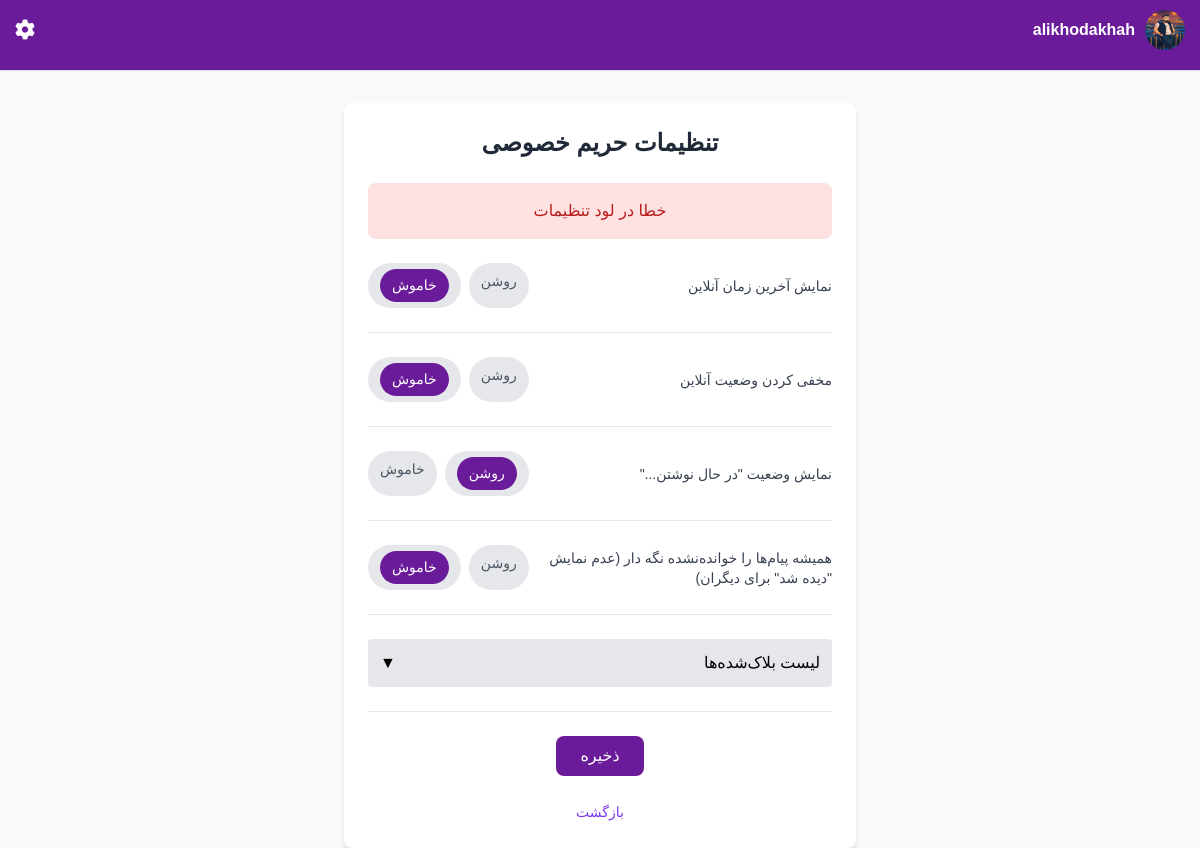
The app's page /settings/ (signed in) with its own data.
### accounts/models.py (models this page shows, shortened)
class User(AbstractUser):
    last_seen = models.DateTimeField(null=True, blank=True)
    phone_regex = RegexValidator(
        regex=r'^\+98[0-9]{10}$',
        message="شماره تلفن باید با +98 شروع شده و شامل ۱۰ رقم بعدی باشد."
    )
    phone = models.CharField(
        max_length=13,
        unique=True,
        validators=[phone_regex],
        help_text="شماره تماس باید به فرمت +989123456789 باشد."
    )
    email_regex = RegexValidator(
        regex=r'^[a-zA-Z][a-zA-Z0-9_.]*@gmail\.com$',
        message="ایمیل باید با حروف انگلیسی شروع شده و دامنه @gmail.com داشته باشد."
    )
    email = models.EmailField(
        unique=True,
        validators=[email_regex],
        blank=True,
        null=True
    )
    username_regex = RegexValidator(
        regex=r'^[a-zA-Z][a-zA-Z0-9_.]*$',
        message="نام کاربری باید با حروف انگلیسی شروع شود و فقط شامل حروف، اعداد، نقطه و آندرلاین باشد."
    )
    username = models.CharField(
        max_length=50,
        unique=True,
        validators=[username_regex],
        blank=True,
        null=True,
        help_text="نام کاربری باید با حروف انگلیسی شروع شده و شامل اعداد، نقطه و آندرلاین باشد."
    )
    profile_photo = models.ImageField(
        upload_to='profile_pics/',
        default='profile_pics/person.png',
        null=True, blank=True,
        help_text="تصویر پروفایل خود را انتخاب کنید"
    )
    groups = models.ManyToManyField(Group, related_name="custom_user_set", blank=True)
    user_permissions = models.ManyToManyField(Permission, related_name="custom_user_permissions_set", blank=True)
    USERNAME_FIELD = 'phone'  # ورود با شماره تلفن
    REQUIRED_FIELDS = ['username', 'email']  # فیلدهای ضروری برای ثبت نام

### chatbox/views.py (the view)
# urls.py: path('settings/', views.settings, name='settings'),
@login_required
def settings(request):
    if not hasattr(request.user, 'settings'):
        Settings.objects.create(user=request.user)
    blocked_users = BlockedUser.objects.filter(blocker=request.user).select_related('blocked')
    return render(request, "chatbox/settings.html", {
        'settings': request.user.settings,
        'current_user': request.user,
        'blocked_users': blocked_users,
    })

### chatbox/templates/chatbox/settings.html (shortened to what this page needs)
{% extends 'chatbox/base.html' %}
{% block extra_head %}
<link href="https://cdn.jsdelivr.net/npm/tailwindcss@2.2.19/dist/tailwind.min.css" rel="stylesheet">
<link href="https://cdn.fontcdn.ir/v1.0.0/Vazir.css" rel="stylesheet">
{% endblock %}
{% block content %}
<div class="max-w-lg mx-auto p-6 bg-white rounded-lg shadow-md mt-8">
    <h2 class="text-2xl font-bold text-gray-800 mb-6 text-center">تنظیمات حریم خصوصی</h2>
    <div id="message" class="hidden mb-6 p-4 rounded-lg text-center"></div>
    <form method="POST" id="settings-form">
        <div class="setting-field flex items-center justify-between">
            <label class="text-gray-700 text-sm font-medium">نمایش آخرین زمان آنلاین</label>
            <div class="flex space-x-2 space-x-reverse">
                <label class="radio-label">
                    <span>روشن</span>
                </label>
                <label class="radio-label">
                    <span>خاموش</span>
                </label>
            </div>
        </div>
        <div class="setting-field flex items-center justify-between">
            <label class="text-gray-700 text-sm font-medium">مخفی کردن وضعیت آنلاین</label>
            <div class="flex space-x-2 space-x-reverse">
                <label class="radio-label">
                    <span>روشن</span>
                </label>
                <label class="radio-label">
                    <span>خاموش</span>
                </label>
            </div>
        </div>
        <div class="setting-field flex items-center justify-between">
            <label class="text-gray-700 text-sm font-medium">نمایش وضعیت "در حال نوشتن..."</label>
            <div class="flex space-x-2 space-x-reverse">
                <label class="radio-label">
                    <span>روشن</span>
                </label>
                <label class="radio-label">
                    <span>خاموش</span>
                </label>
            </div>
        </div>
        <div class="setting-field flex items-center justify-between">
            <label class="text-gray-700 text-sm font-medium">همیشه پیام‌ها را خوانده‌نشده نگه دار (عدم نمایش "دیده شد" برای دیگران)</label>
            <div class="flex space-x-2 space-x-reverse">
                <label class="radio-label">
                    <span>روشن</span>
                </label>
                <label class="radio-label">
                    <span>خاموش</span>
                </label>
            </div>
        </div>
        <div class="setting-field">
            <button type="button" class="w-full text-right bg-gray-200 p-3 rounded flex justify-between items-center" onclick="toggleBlockList()">
                <span>لیست بلاک‌شده‌ها</span>
                <span id="block-list-arrow" class="arrow">▼</span>
            </button>
        </div>
        <div class="text-center">
            <button type="button" onclick="saveSettings()" class="save-button text-white px-6 py-2 rounded-lg font-medium">ذخیره</button>
        </div>
    </form>
    <div class="mt-6 text-center">
        <a href="{% url 'home' %}" class="text-purple-600 hover:text-purple-800 text-sm font-medium">بازگشت</a>
    </div>
</div>
{% endblock %}

### chatbox/templates/chatbox/base.html (shortened to what this page needs)
{% load static %}
<!DOCTYPE html>
<html lang="fa">
<head>
    <link rel="stylesheet" href="https://cdnjs.cloudflare.com/ajax/libs/font-awesome/6.4.0/css/all.min.css">
    {% block extra_head %}{% endblock %}
</head>
<body>
    <div class="header">
        <div class="profile-section">
            <a href="{% url 'edit_profile' %}" class="profile-link">
                <img src="{{ user.profile_photo.url|default:'/static/chatbox/img/person.png' }}" alt="Profile Avatar" class="header-profile-photo">
                <span class="profile-name">{{ request.user.username }}</span>
            </a>
            <a href="{% url 'settings' %}" class="settings-icon" title="تنظیمات">
                <i class="fas fa-cog"></i>
            </a>
        </div>
    </div>
    {% block content %}
    {% endblock %}
</body>
</html>

### chatbox/templates/chatbox/base.html (style rules this page uses)
body { font-family: Arial, sans-serif; margin: 0; padding: 0; background-color: #f9f9f9; direction: rtl; height: 100vh; display: flex; flex-direction: column; padding-top: env(safe-area-inset-top); padding-bottom: env(safe-area-inset-bottom); padding-left: env(safe-area-inset-left); padding-right: env(safe-area-inset-right); }
.header { background: #6a1b9a; padding: 10px 15px; border-bottom: 1px solid #ddd; position: sticky; top: 0; z-index: 10; color: white; }
.profile-section { display: flex; align-items: center; justify-content: space-between; margin-bottom: 10px; }
.profile-link { display: flex; align-items: center; text-decoration: none; color: white; }
.header-profile-photo { width: 40px; height: 40px; border-radius: 50%; margin-left: 10px; }
.profile-name { font-size: 16px; font-weight: bold; }
.settings-icon { font-size: 20px; color: white; text-decoration: none; transition: transform 0.3s ease; }

### chatbox/templates/chatbox/settings.html (style rules this page uses)
.radio-label { position: relative; display: inline-block; padding: 6px 12px; background-color: #e5e7eb; border-radius: 9999px; cursor: pointer; transition: background-color 0.3s ease; }
.radio-label span { color: #4b5563; font-size: 0.875rem; }
.radio-label input:checked + span { background-color: #6a1b9a; color: white; padding: 6px 12px; border-radius: 9999px; display: inline-block; }
.setting-field { border-bottom: 1px solid #e5e7eb; padding-bottom: 1.5rem; margin-bottom: 1.5rem; }
.save-button { background: #6a1b9a; transition: background 0.3s ease; }
body { font-family: 'Vazir', sans-serif; }

### records on screen
User: profile_photo (picture), user.username "alikhodakhah"
